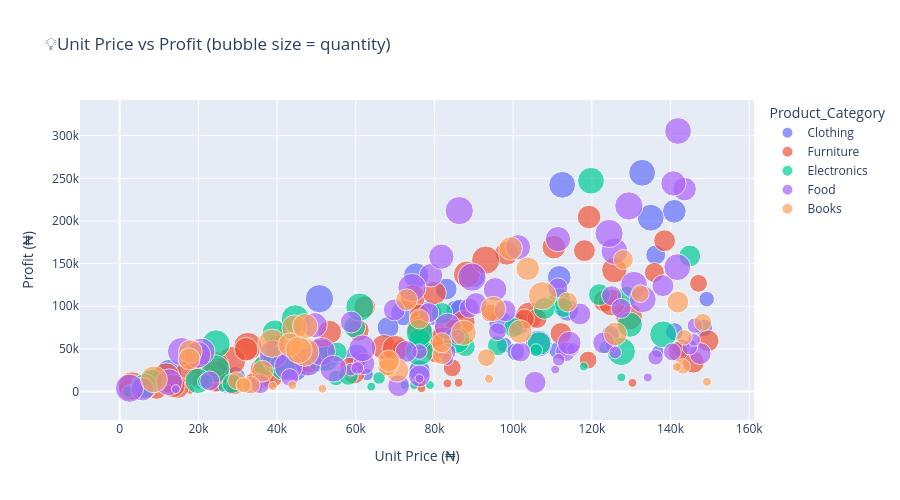

Notebook code cell kept with this figure:
### Code cell
fig = px.scatter(
df_balanced.sample(300, random_state=42),
x='Unit_Price', y='Profit',
color='Product_Category',
size='Quantity',
hover_data=['Customer_Name','Region','Sales_Rep'],
title='💡Unit Price vs Profit (bubble size = quantity)',
labels={'Unit_Price':'Unit Price (₦)', 'Profit':'Profit (₦)'}
)
fig.update_layout(height=500)
fig.show()
